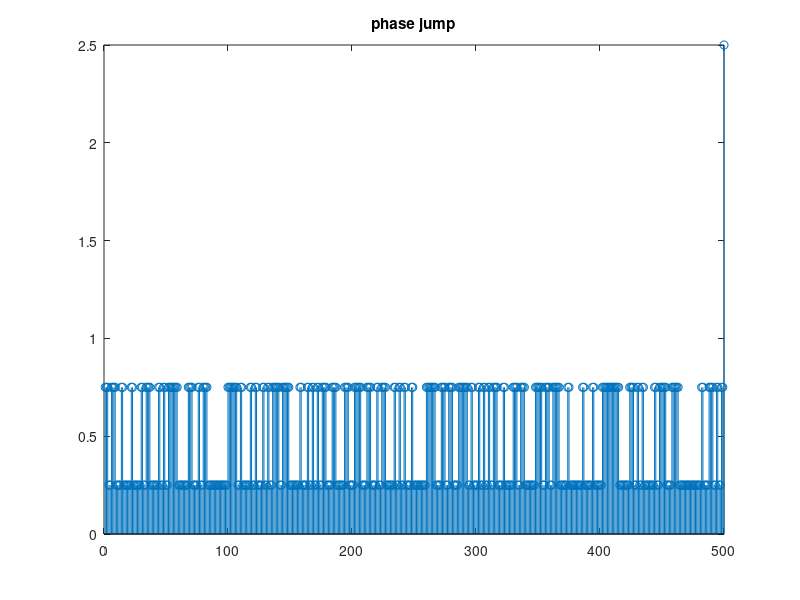
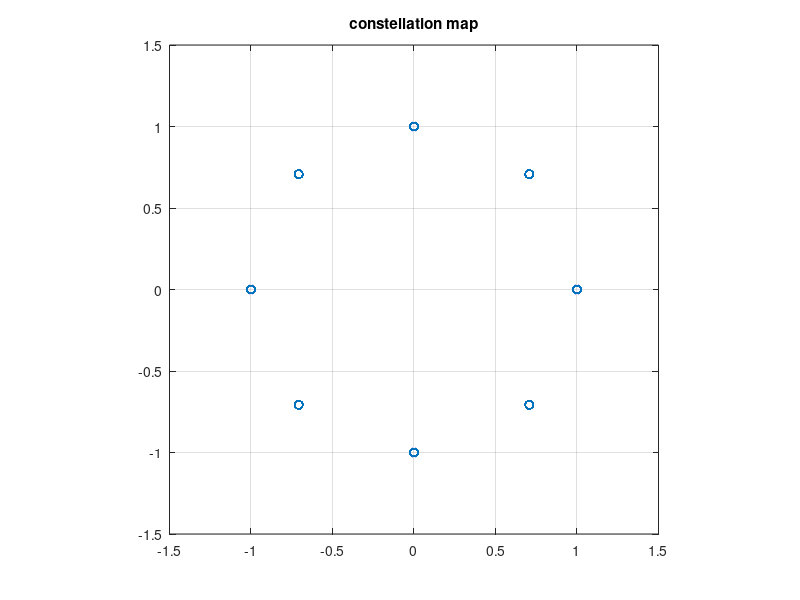
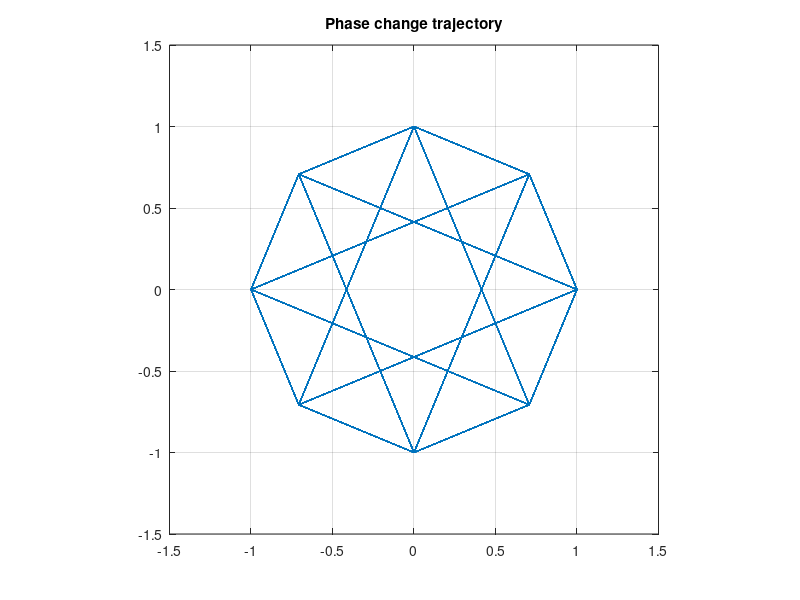

Source code (MATLAB) for these figures, in order: (Note: this script raises an error after producing the figures.)
% pi/4DQPSK
clc
clear

Rs=10e2;                                        %bit ratio
Ts=1/Rs;
N=500;                                          %Number of bits to process
fc=20e2;                                        %carrier frequency
fs=10e4;                                        %sample frequency
T=1/fs;
t=(0:(round(N*Ts/T)-1))*T;
r=Ts/T;

a=rand(1,N)>0.5;                               %bit symbol

%% serial-to-paralle
Idata=a(1:2:end);
Idata=repmat(Idata,2,1);
Idata=Idata(:)';

Qdata=a(2:2:end);
Qdata=repmat(Qdata,2,1);
Qdata=Qdata(:)';

%% Qdata delay one bit
Qdata=[0,Qdata(1:end-1)];

%% Gray coded
% 00->0->  pi/4
% 01->1-> 3pi/4
% 10->2-> -pi/4
% 11->3->-3pi/4
two_bits_decimal = [2,1]*[Qdata;Idata];
phase_code=pi*[1/4,3/4,-1/4,-3/4];
phi=phase_code(two_bits_decimal+1);
phi=cumsum(phi);
%From here only the phase jump of pi/4 and 3pi/4 can be seen.
figure
stem(abs(phi/pi-[phi(2:end),0]/pi));                
title('phase jump')
phi_sample=repmat(phi,r,1);
phi_sample=phi_sample(:)';
%% constellation
j=sqrt(-1);
s=cos(phi)+sin(phi)*j;
figure
plot(s,'o')
grid on;axis('equal',[-1.5 1.5 -1.5 1.5]);
title('constellation map')
figure
plot(s)
grid on;axis('equal',[-1.5 1.5 -1.5 1.5]);
title('Phase change trajectory')
%% carrier wave
xc=cos(2*pi*fc*t);
xs=sin(2*pi*fc*t);

%% OQPSK
A=1;    %amplitude
OQPSK_signal=A*(cos(phi_sample).*xc-sin(phi_sample).*xs);

figure
plotSpectral(OQPSK_signal,fs)
